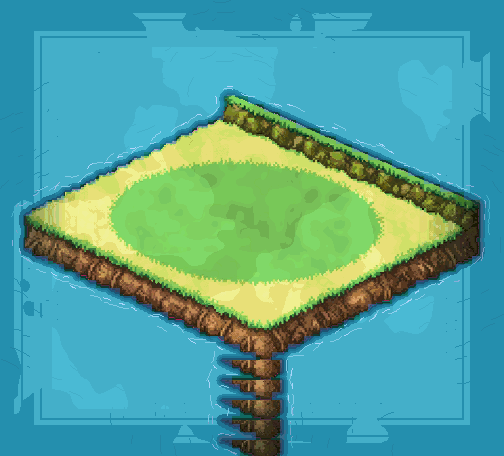

This is a level from a 2D game, rendered from its Tiled map with the project's own tilesets. A one-line summary and the complete map file follow:
An orthogonal 63x57 tile map with 8x8 px tiles, 1 tile layer (collision_8px), 1 image layer.

<map version="1.10" tiledversion="1.10.2" orientation="orthogonal" renderorder="right-down" width="63" height="57" tilewidth="8" tileheight="8" infinite="0" nextlayerid="4" nextobjectid="1">
 <properties>
  <property name="moteur" value="RogueEssence / PMDO" />
  <property name="case_lecture_px" type="int" value="24" />
  <property name="viewport" value="320x240" />
 </properties>
 <tileset firstgid="1" source="brosse_collision.tsx" />
 <imagelayer id="1" name="fond">
  <image source="fond.png" width="504" height="456" />
 </imagelayer>
 <layer id="2" name="collision_8px" width="63" height="57" opacity="0.55">
  <data encoding="csv">
3,3,3,3,3,3,3,3,3,3,3,3,3,3,3,3,3,3,3,3,3,3,3,3,3,3,3,3,3,3,3,3,3,3,3,3,3,3,3,3,3,3,3,3,3,3,3,3,3,3,3,3,3,3,3,3,3,3,3,3,3,3,3,
3,3,3,3,3,3,3,3,3,3,3,3,3,3,3,3,3,3,3,3,3,3,3,3,3,3,3,3,3,3,3,3,3,3,3,3,3,3,3,3,3,3,3,3,3,3,3,3,3,3,3,3,3,3,3,3,3,3,3,3,3,3,3,
3,3,3,3,3,3,3,3,3,3,3,3,3,3,3,3,3,3,3,3,3,3,3,3,3,3,3,3,3,3,3,3,3,3,3,3,3,3,3,3,3,3,3,3,3,3,3,3,3,3,3,3,3,3,3,3,3,3,3,3,3,3,3,
3,3,3,3,3,3,3,3,3,3,3,3,3,3,3,3,3,3,3,3,3,3,3,3,3,3,3,3,3,3,3,3,3,3,3,3,3,3,3,3,3,3,3,3,3,3,3,3,3,3,3,3,3,3,3,3,3,3,3,3,3,3,3,
3,3,3,3,3,3,3,3,3,3,3,3,3,3,3,3,3,3,3,3,3,3,3,3,3,3,3,3,3,3,3,3,3,3,3,3,3,3,3,3,3,3,3,3,3,3,3,3,3,3,3,3,3,3,3,3,3,3,3,3,3,3,3,
3,3,3,3,3,3,3,3,3,3,3,3,3,3,3,3,3,3,3,3,3,3,3,3,3,3,3,3,3,3,3,3,3,3,3,3,3,3,3,3,3,3,3,3,3,3,3,3,3,3,3,3,3,3,3,3,3,3,3,3,3,3,3,
3,3,3,3,3,3,3,3,3,3,3,3,3,3,3,3,3,3,3,3,3,3,3,3,3,3,3,3,3,3,3,3,3,3,3,3,3,3,3,3,3,3,3,3,3,3,3,3,3,3,3,3,3,3,3,3,3,3,3,3,3,3,3,
3,3,3,3,3,3,3,3,3,3,3,3,3,3,3,3,3,3,3,3,3,3,3,3,3,3,3,3,3,3,3,3,3,3,3,3,3,3,3,3,3,3,3,3,3,3,3,3,3,3,3,3,3,3,3,3,3,3,3,3,3,3,3,
3,3,3,3,3,3,3,3,3,3,3,3,3,3,3,3,3,3,3,3,3,3,3,3,3,3,3,3,3,3,3,3,3,3,3,3,3,3,3,3,3,3,3,3,3,3,3,3,3,3,3,3,3,3,3,3,3,3,3,3,3,3,3,
3,3,3,3,3,3,3,3,3,3,3,3,3,3,3,3,3,3,3,3,3,3,3,3,3,3,3,3,3,3,3,3,3,3,3,3,3,3,3,3,3,3,3,3,3,3,3,3,3,3,3,3,3,3,3,3,3,3,3,3,3,3,3,
3,3,3,3,3,3,3,3,3,3,3,3,3,3,3,3,3,3,3,3,3,3,3,3,3,3,3,3,3,3,3,3,3,3,3,3,3,3,3,3,3,3,3,3,3,3,3,3,3,3,3,3,3,3,3,3,3,3,3,3,3,3,3,
3,3,3,3,3,3,3,3,3,3,3,3,3,3,3,3,3,3,3,3,3,3,3,3,3,3,3,3,3,3,3,3,3,3,3,3,3,3,3,3,3,3,3,3,3,3,3,3,3,3,3,3,3,3,3,3,3,3,3,3,3,3,3,
3,3,3,3,3,3,3,3,3,3,3,3,3,3,3,3,3,3,3,3,3,3,3,3,3,3,3,3,1,1,1,3,3,3,3,3,3,3,3,3,3,3,3,3,3,3,3,3,3,3,3,3,3,3,3,3,3,3,3,3,3,3,3,
3,3,3,3,3,3,3,3,3,3,3,3,3,3,3,3,3,3,3,3,3,3,3,3,3,3,3,3,1,1,1,1,1,3,3,3,3,3,3,3,3,3,3,3,3,3,3,3,3,3,3,3,3,3,3,3,3,3,3,3,3,3,3,
3,3,3,3,3,3,3,3,3,3,3,3,3,3,3,3,3,3,3,3,3,3,3,3,3,3,3,3,1,1,1,1,1,1,1,3,3,3,3,3,3,3,3,3,3,3,3,3,3,3,3,3,3,3,3,3,3,3,3,3,3,3,3,
3,3,3,3,3,3,3,3,3,3,3,3,3,3,3,3,3,3,3,3,3,3,3,3,3,3,1,1,1,1,1,1,1,1,1,1,1,3,3,3,3,3,3,3,3,3,3,3,3,3,3,3,3,3,3,3,3,3,3,3,3,3,3,
3,3,3,3,3,3,3,3,3,3,3,3,3,3,3,3,3,3,3,3,3,3,3,3,1,1,1,1,1,1,1,1,1,1,1,1,1,1,1,1,3,3,3,3,3,3,3,3,3,3,3,3,3,3,3,3,3,3,3,3,3,3,3,
3,3,3,3,3,3,3,3,3,3,3,3,3,3,3,3,3,3,3,3,3,3,1,1,1,1,1,1,1,1,1,1,1,1,1,1,1,1,1,1,1,1,3,3,3,3,3,3,3,3,3,3,3,3,3,3,3,3,3,3,3,3,3,
3,3,3,3,3,3,3,3,3,3,3,3,3,3,3,3,3,3,3,3,1,1,1,1,1,1,1,1,1,1,1,1,1,1,1,1,1,1,1,1,1,1,1,1,3,3,3,3,3,3,3,3,3,3,3,3,3,3,3,3,3,3,3,
3,3,3,3,3,3,3,3,3,3,3,3,3,3,3,3,3,3,1,1,1,1,1,1,1,1,1,1,1,1,1,1,1,1,1,1,1,1,1,1,1,1,1,1,1,1,3,3,3,3,3,3,3,3,3,3,3,3,3,3,3,3,3,
3,3,3,3,3,3,3,3,3,3,3,3,3,3,3,3,1,1,1,1,1,1,1,1,1,1,1,1,1,1,1,1,1,1,1,1,1,1,1,1,1,1,1,1,1,1,1,1,1,3,3,3,3,3,3,3,3,3,3,3,3,3,3,
3,3,3,3,3,3,3,3,3,3,3,3,3,3,1,1,1,1,1,1,1,1,1,1,1,1,1,1,1,1,1,1,1,1,1,1,1,1,1,1,1,1,1,1,1,1,1,1,1,1,1,3,3,3,3,3,3,3,3,3,3,3,3,
3,3,3,3,3,3,3,3,3,3,3,3,1,1,1,1,1,1,1,1,1,1,1,1,1,1,1,1,1,1,1,1,1,1,1,1,1,1,1,1,1,1,1,1,1,1,1,1,1,1,1,1,1,3,3,3,3,3,3,3,3,3,3,
3,3,3,3,3,3,3,3,3,3,1,1,1,1,1,1,1,1,1,1,1,1,1,1,1,1,1,1,1,1,1,1,1,1,1,1,1,1,1,1,1,1,1,1,1,1,1,1,1,1,1,1,1,1,1,3,3,3,3,3,3,3,3,
3,3,3,3,3,3,3,3,1,1,1,1,1,1,1,1,1,1,1,1,1,1,1,1,1,1,1,1,1,1,1,1,1,1,1,1,1,1,1,1,1,1,1,1,1,1,1,1,1,1,1,1,1,1,1,1,1,1,3,3,3,3,3,
3,3,3,3,3,3,1,1,1,1,1,1,1,1,1,1,1,1,1,1,1,1,1,1,1,1,1,1,1,1,1,1,1,1,1,1,1,1,1,1,1,1,1,1,1,1,1,1,1,1,1,1,1,1,1,1,1,1,1,1,3,3,3,
3,3,3,3,1,1,1,1,1,1,1,1,1,1,1,1,1,1,1,1,1,1,1,1,1,1,1,1,1,1,1,1,1,1,1,1,1,1,1,1,1,1,1,1,1,1,1,1,1,1,1,1,1,1,1,1,1,1,1,1,3,3,3,
3,3,3,1,1,1,1,1,1,1,1,1,1,1,1,1,1,1,1,1,1,1,1,1,1,1,1,1,1,1,1,1,1,1,1,1,1,1,1,1,1,1,1,1,1,1,1,1,1,1,1,1,1,1,1,1,1,1,1,1,3,3,3,
3,3,3,1,1,1,1,1,1,1,1,1,1,1,1,1,1,1,1,1,1,1,1,1,1,1,1,1,1,1,1,1,1,1,1,1,1,1,1,1,1,1,1,1,1,1,1,1,1,1,1,1,1,1,1,1,1,1,1,1,3,3,3,
3,3,3,1,1,1,1,1,1,1,1,1,1,1,1,1,1,1,1,1,1,1,1,1,1,1,1,1,1,1,1,1,1,1,1,1,1,1,1,1,1,1,1,1,1,1,1,1,1,1,1,1,1,1,1,1,1,1,1,1,3,3,3,
3,3,3,1,1,1,1,1,1,1,1,1,1,1,1,1,1,1,1,1,1,1,1,1,1,1,1,1,1,1,1,1,1,1,1,1,1,1,1,1,1,1,1,1,1,1,1,1,1,1,1,1,1,1,1,1,1,1,1,1,3,3,3,
3,3,3,3,1,1,1,1,1,1,1,1,1,1,1,1,1,1,1,1,1,1,1,1,1,1,1,1,1,1,1,1,1,1,1,1,1,1,1,1,1,1,1,1,1,1,1,1,1,1,1,1,1,1,1,1,1,1,1,1,3,3,3,
3,3,3,3,3,3,1,1,1,1,1,1,1,1,1,1,1,1,1,1,1,1,1,1,1,1,1,1,1,1,1,1,1,1,1,1,1,1,1,1,1,1,1,1,1,1,1,1,1,1,1,1,1,1,1,1,1,1,1,3,3,3,3,
3,3,3,3,3,3,3,3,1,1,1,1,1,1,1,1,1,1,1,1,1,1,1,1,1,1,1,1,1,1,1,1,1,1,1,1,1,1,1,1,1,1,1,1,1,1,1,1,1,1,1,1,1,1,1,1,1,3,3,3,3,3,3,
3,3,3,3,3,3,3,3,3,3,1,1,1,1,1,1,1,1,1,1,1,1,1,1,1,1,1,1,1,1,1,1,1,1,1,1,1,1,1,1,1,1,1,1,1,1,1,1,1,1,1,1,1,1,1,3,3,3,3,3,3,3,3,
3,3,3,3,3,3,3,3,3,3,3,3,1,1,1,1,1,1,1,1,1,1,1,1,1,1,1,1,1,1,1,1,1,1,1,1,1,1,1,1,1,1,1,1,1,1,1,1,1,1,1,1,3,3,3,3,3,3,3,3,3,3,3,
3,3,3,3,3,3,3,3,3,3,3,3,3,3,3,1,1,1,1,1,1,1,1,1,1,1,1,1,1,1,1,1,1,1,1,1,1,1,1,1,1,1,1,1,1,1,1,1,1,1,1,3,3,3,3,3,3,3,3,3,3,3,3,
3,3,3,3,3,3,3,3,3,3,3,3,3,3,3,3,3,1,1,1,1,1,1,1,1,1,1,1,1,1,1,1,1,1,1,1,1,1,1,1,1,1,1,1,1,1,1,1,1,3,3,3,3,3,3,3,3,3,3,3,3,3,3,
3,3,3,3,3,3,3,3,3,3,3,3,3,3,3,3,3,3,3,1,1,1,1,1,1,1,1,1,1,1,1,1,1,1,1,1,1,1,1,1,1,1,1,1,1,1,3,3,3,3,3,3,3,3,3,3,3,3,3,3,3,3,3,
3,3,3,3,3,3,3,3,3,3,3,3,3,3,3,3,3,3,3,3,3,1,1,1,1,1,1,1,1,1,1,1,1,1,1,1,1,1,1,1,1,1,1,1,1,3,3,3,3,3,3,3,3,3,3,3,3,3,3,3,3,3,3,
3,3,3,3,3,3,3,3,3,3,3,3,3,3,3,3,3,3,3,3,3,3,3,1,1,1,1,1,1,1,1,1,1,1,1,1,1,1,1,1,1,1,1,3,3,3,3,3,3,3,3,3,3,3,3,3,3,3,3,3,3,3,3,
3,3,3,3,3,3,3,3,3,3,3,3,3,3,3,3,3,3,3,3,3,3,3,3,3,1,1,1,1,1,1,1,1,1,1,1,1,1,1,1,3,3,3,3,3,3,3,3,3,3,3,3,3,3,3,3,3,3,3,3,3,3,3,
3,3,3,3,3,3,3,3,3,3,3,3,3,3,3,3,3,3,3,3,3,3,3,3,3,3,3,3,1,1,1,1,1,1,1,1,1,1,3,3,3,3,3,3,3,3,3,3,3,3,3,3,3,3,3,3,3,3,3,3,3,3,3,
3,3,3,3,3,3,3,3,3,3,3,3,3,3,3,3,3,3,3,3,3,3,3,3,3,3,3,3,3,3,1,1,1,1,1,1,3,3,3,3,3,3,3,3,3,3,3,3,3,3,3,3,3,3,3,3,3,3,3,3,3,3,3,
3,3,3,3,3,3,3,3,3,3,3,3,3,3,3,3,3,3,3,3,3,3,3,3,3,3,3,3,3,3,3,3,1,1,3,3,3,3,3,3,3,3,3,3,3,3,3,3,3,3,3,3,3,3,3,3,3,3,3,3,3,3,3,
3,3,3,3,3,3,3,3,3,3,3,3,3,3,3,3,3,3,3,3,3,3,3,3,3,3,3,3,3,1,1,1,1,1,1,3,3,3,3,3,3,3,3,3,3,3,3,3,3,3,3,3,3,3,3,3,3,3,3,3,3,3,3,
3,3,3,3,3,3,3,3,3,3,3,3,3,3,3,3,3,3,3,3,3,3,3,3,3,3,3,3,3,3,1,1,1,1,1,3,3,3,3,3,3,3,3,3,3,3,3,3,3,3,3,3,3,3,3,3,3,3,3,3,3,3,3,
3,3,3,3,3,3,3,3,3,3,3,3,3,3,3,3,3,3,3,3,3,3,3,3,3,3,3,3,3,1,1,1,1,1,1,3,3,3,3,3,3,3,3,3,3,3,3,3,3,3,3,3,3,3,3,3,3,3,3,3,3,3,3,
3,3,3,3,3,3,3,3,3,3,3,3,3,3,3,3,3,3,3,3,3,3,3,3,3,3,3,3,3,3,1,1,1,1,1,3,3,3,3,3,3,3,3,3,3,3,3,3,3,3,3,3,3,3,3,3,3,3,3,3,3,3,3,
3,3,3,3,3,3,3,3,3,3,3,3,3,3,3,3,3,3,3,3,3,3,3,3,3,3,3,3,3,3,3,3,1,1,3,3,3,3,3,3,3,3,3,3,3,3,3,3,3,3,3,3,3,3,3,3,3,3,3,3,3,3,3,
3,3,3,3,3,3,3,3,3,3,3,3,3,3,3,3,3,3,3,3,3,3,3,3,3,3,3,3,3,1,1,1,1,1,1,3,3,3,3,3,3,3,3,3,3,3,3,3,3,3,3,3,3,3,3,3,3,3,3,3,3,3,3,
3,3,3,3,3,3,3,3,3,3,3,3,3,3,3,3,3,3,3,3,3,3,3,3,3,3,3,3,3,3,1,1,1,1,1,3,3,3,3,3,3,3,3,3,3,3,3,3,3,3,3,3,3,3,3,3,3,3,3,3,3,3,3,
3,3,3,3,3,3,3,3,3,3,3,3,3,3,3,3,3,3,3,3,3,3,3,3,3,3,3,3,3,1,1,1,1,1,1,3,3,3,3,3,3,3,3,3,3,3,3,3,3,3,3,3,3,3,3,3,3,3,3,3,3,3,3,
3,3,3,3,3,3,3,3,3,3,3,3,3,3,3,3,3,3,3,3,3,3,3,3,3,3,3,3,3,3,1,1,1,1,1,3,3,3,3,3,3,3,3,3,3,3,3,3,3,3,3,3,3,3,3,3,3,3,3,3,3,3,3,
3,3,3,3,3,3,3,3,3,3,3,3,3,3,3,3,3,3,3,3,3,3,3,3,3,3,3,3,3,3,3,3,1,1,1,3,3,3,3,3,3,3,3,3,3,3,3,3,3,3,3,3,3,3,3,3,3,3,3,3,3,3,3,
3,3,3,3,3,3,3,3,3,3,3,3,3,3,3,3,3,3,3,3,3,3,3,3,3,3,3,3,3,1,1,1,1,1,1,3,3,3,3,3,3,3,3,3,3,3,3,3,3,3,3,3,3,3,3,3,3,3,3,3,3,3,3,
3,3,3,3,3,3,3,3,3,3,3,3,3,3,3,3,3,3,3,3,3,3,3,3,3,3,3,3,3,3,1,1,1,1,1,3,3,3,3,3,3,3,3,3,3,3,3,3,3,3,3,3,3,3,3,3,3,3,3,3,3,3,3
  </data>
 </layer>
</map>
